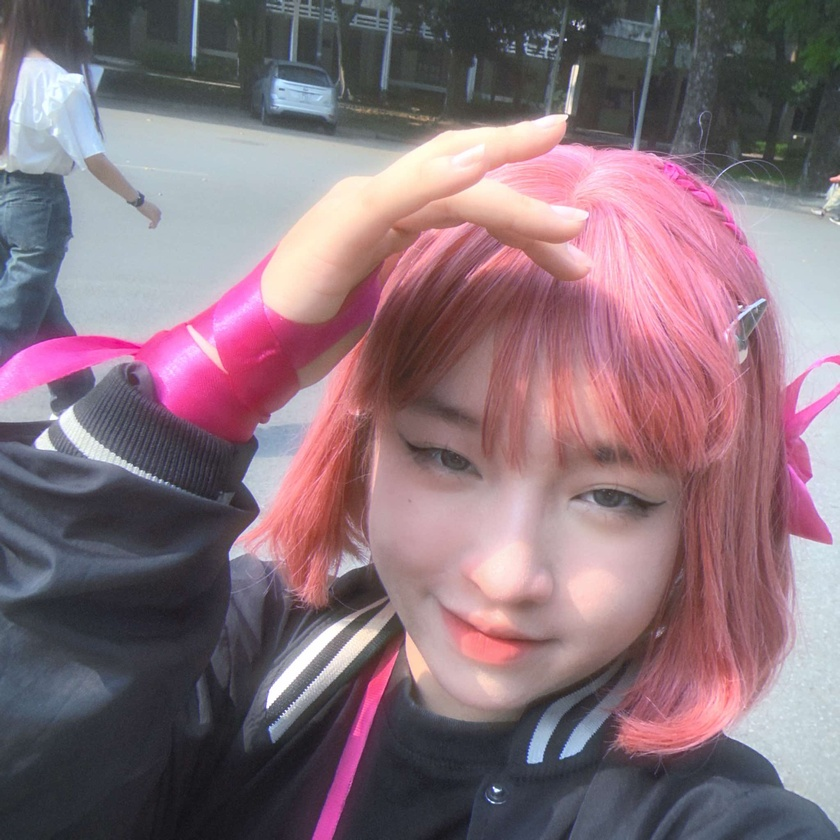
#> input picture BT trên lớp/460441260_408785718972055_8211632940658793768_n.jpg, 840 x 840 px, shrunk from 2048 x 2048 before the run, given in place of the camera
$ python TestDetection.py
#> lines starting #> are read from the running program, lines starting #| are printed output that depends on the picture; after the words box and inside, x2 and y2 are one past the last pixel; in counts of white or black regions, pixels touching at a corner belong together
#> further down, frame is the input picture: shape (840, 840, 3); mean B, G, R 122.6, 112.8, 135.8
import cv2
import numpy as np

def detect_shapes(frame):
    # Chuyển ảnh sang grayscale
    gray = cv2.cvtColor(frame, cv2.COLOR_BGR2GRAY)
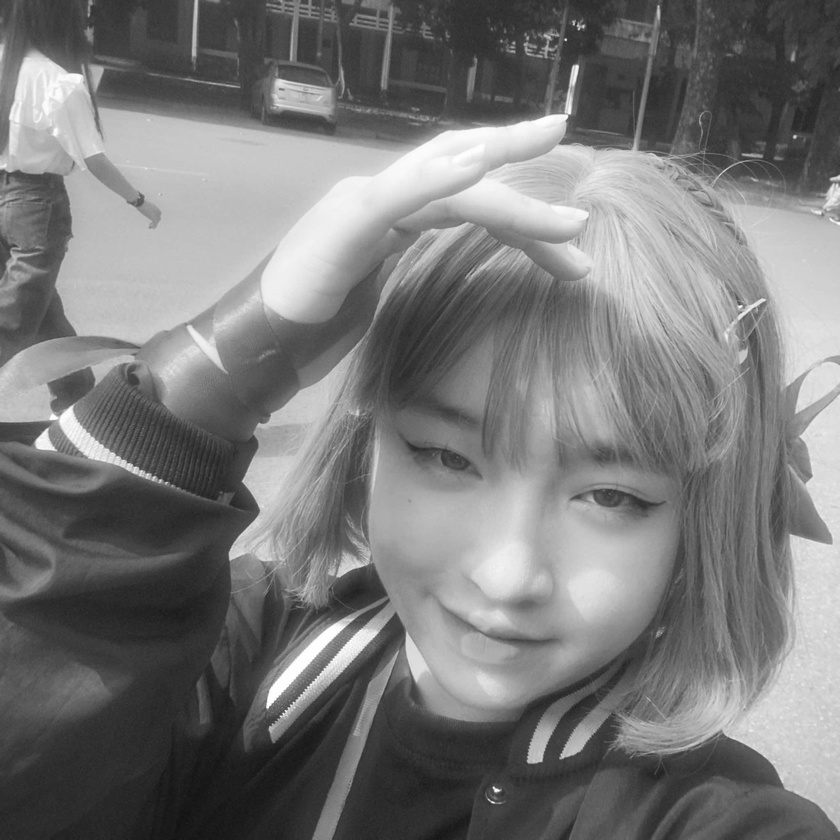
#> gray: shape (840, 840); min 17, max 255, mean 120.8

    # Làm mượt ảnh để giảm nhiễu
    blurred = cv2.GaussianBlur(gray, (5, 5), 0)

    # Phát hiện cạnh sử dụng Canny
    edges = cv2.Canny(blurred, 50, 150)
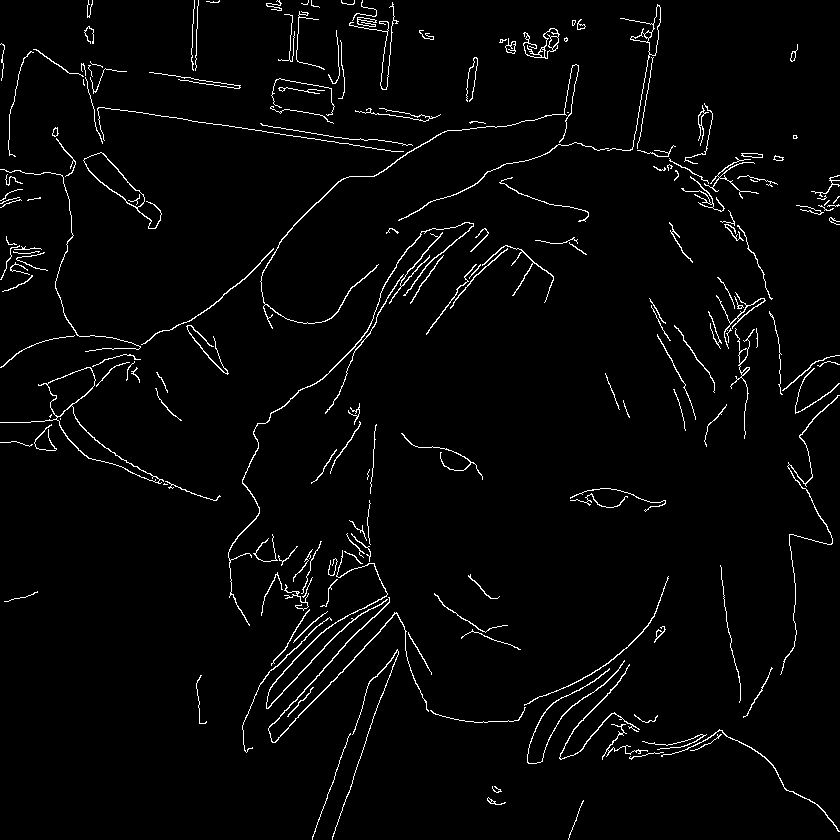
#> edges: shape (840, 840); 2.7% white in thin lines or dots

    # Tìm các đường viền (Contours)
    contours, _ = cv2.findContours(edges, cv2.RETR_EXTERNAL, cv2.CHAIN_APPROX_SIMPLE)
#> contours = 189 contours, 126 with area under 20; largest, box (x1, y1, x2, y2) and area: (0, 367, 164, 484) 2910, (83, 152, 162, 229) 1314, (607, 4, 661, 151) 428, (523, 28, 560, 59) 358, (228, 222, 474, 626) 272

    for contour in contours:
        # Bỏ qua các đường viền quá nhỏ
        if cv2.contourArea(contour) < 500:
            continue

        # Xấp xỉ đa giác (polygon approximation)
        epsilon = 0.02 * cv2.arcLength(contour, True)
        approx = cv2.approxPolyDP(contour, epsilon, True)

        # Vẽ đường viền trên ảnh
        cv2.drawContours(frame, [approx], -1, (0, 255, 0), 2)

        # Nhận diện hình dạng dựa trên số đỉnh của đa giác
        shape = "Undefined"
        num_vertices = len(approx)

        if num_vertices == 3:
            shape = "Triangle"
        elif num_vertices == 4:
            # Kiểm tra hình vuông hay hình chữ nhật
            x, y, w, h = cv2.boundingRect(approx)
            aspect_ratio = w / float(h)
            if 0.95 <= aspect_ratio <= 1.05:
                shape = "Square"
            else:
                shape = "Rectangle"
        elif num_vertices > 5:
            shape = "Circle"

        # Tìm vị trí trung tâm để hiển thị tên hình dạng
        M = cv2.moments(contour)
        if M["m00"] != 0:
            cX = int(M["m10"] / M["m00"])
            cY = int(M["m01"] / M["m00"])
            cv2.putText(frame, shape, (cX - 50, cY), cv2.FONT_HERSHEY_SIMPLEX, 0.7, (255, 255, 255), 2)
#> this loop made 189 passes
#> (epsilon, num_vertices, shape, cX, cY) on passes 67, 136: (11.35, 8, 'Circle', 83, 419), (6.53, 9, 'Circle', 113, 179)
#> contour on pass 47: [[164, 483], [163, 484], [167, 484], [165, 484]]
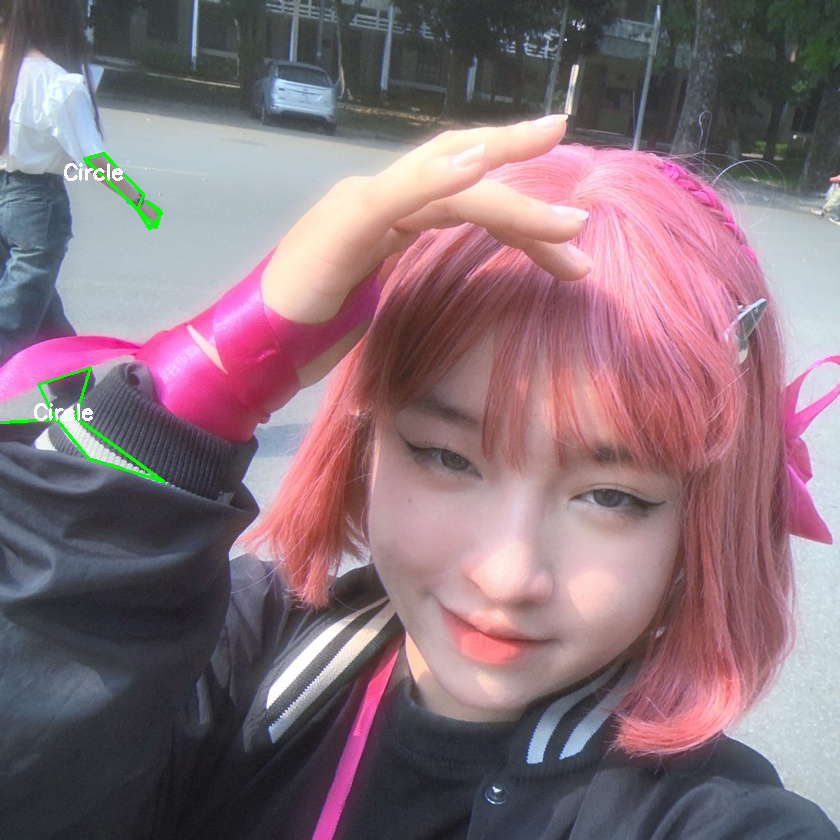
#> frame: shape (840, 840, 3); 0.4% of pixels changed, all inside (x1, y1, x2, y2) = (0, 152, 165, 483)

    return frame

# Khởi động camera
cap = cv2.VideoCapture(0)

while True:
    ret, frame = cap.read()
    if not ret:
        break

    # Nhận diện hình dạng
    frame_with_shapes = detect_shapes(frame)

    # Hiển thị video
    cv2.imshow("Shape Detection", frame_with_shapes)

    # Nhấn 'q' để thoát
    if cv2.waitKey(1) & 0xFF == ord('q'):
#> (key q is pressed here)
        break
cap = cv2.VideoCapture(0)
if not cap.isOpened():
    print("Cannot access the camera")

# Giải phóng tài nguyên
cap.release()
cv2.destroyAllWindows()
